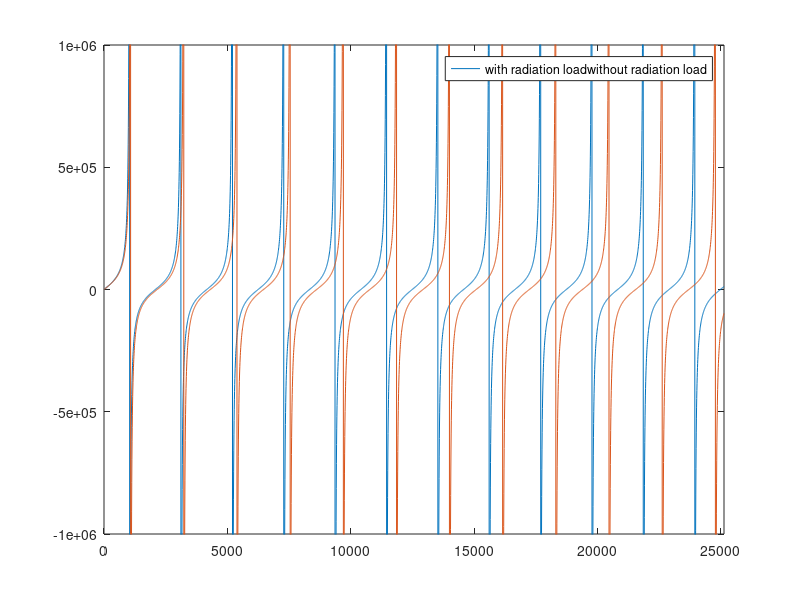

The MATLAB source for this figure: (Note: this script raises an error after producing the figure.)
clear all
%% Homework 4 - horns and pipes
% Data 

a1 = 0.05; %[m] radius of pipe 
a2 = 0.1; %[m] radius of conical horn 
L1 = 0.5; %[m] length of pipe
L2 = 0.5; % [m] length of conical horn
c = 343; %[m/s] speed of sound in air
rho = 1.25; %[kg/m2] density of air
S1 = pi*(a1)^2; %[m^2] surface of pipe section
S2 = pi*(a2)^2; %[m^2] surface of cone section (ending)
Z01 = rho*c/S1; %characteristic impedance of pipe

f = linspace(0 , 4000, 4000); %[Hz] frequency range 
omega = f.*(2*pi); %[rad/s] frequency range
k = omega./c; %[1/m] wave number
ka = k.*a1; %[-] adimensional ka for pipe only

%% question 1 Determine the frequencies of the maxima impedance
% of the cylindrical pipe only, considering the
%presence of the radiation load.

%first of all, in order to take into account radiation losses, we add a 
% virtual elongation 
%actually, DeltaL1 is a function of ka: see fig. 8.9 of Fletcher(pag. 201)
% let's take a mean value of Delta/a between 0.1 and 0.61

DeltaL1 = 0.35*a1; %[m]

L1corr = L1 + DeltaL1; 

%for an open, not flanged end pipe the input impedance is then
Zin1 = 1i*Z01*tan(k.*L1corr);

%where maxima are at
n = [1:10];

omega_max_1 = (n - 0.5).*(pi*c/L1corr);

%let's take a look at 
figure(1)
plot( omega, imag(Zin1), 'lineWidth' , 0.7);
hold on 
plot ( omega, imag(1i*Z01*tan(k.*L1)));
legend(["with radiation load", "without radiation load"])
ylim([ -1e6 1e6]);
xlim([0 2.5133e+04]);

%% Question 2 Consider now the compound horn. Determine the frequencies 
%of the first four maxima of the input impedance.

%we need to solve the follorwing equation
%the distance from the narrow end and the conic apex is x1

x1 = 0.5; 

syms x

S = zeros(1, 4);
S(1) = vpasolve(tan(x*L1corr) - cot(x*L2) - (1/(x*x1)) == 0, x, 2); % NB: remember to fplot the lhs of the equation to check for the zeros
S(2) = vpasolve(tan(x*L1corr) - cot(x*L2) - (1/(x*x1)) == 0, x, 5);
S(3) = vpasolve(tan(x*L1corr) - cot(x*L2) - (1/(x*x1)) == 0, x, 8);
S(4) = vpasolve(tan(x*L1corr) - cot(x*L2) - (1/(x*x1)) == 0, x, 11);

f_max_2 = (S*c)/(2*pi);

% syms x 
% eqn = tan(x*L1) - cot(x*L2) - (1/(x*x1)) == 0;
% for n = 1:4 
%   vpasolve(eqn ,x ,'Random',true) 
% end
% %k_max_2 = vpasolve(eqn, k); 

%% Question 3 - Determine the frequencies of the first four minima of the input impedance
%when the numerator of Zin goes to zero (see below)

%% Question 4 - Plot the impedance function in the range [0Hz, 4 kHz]

% compute separately the conical input impedance
%assuming the radiation load with the same correction of the pipe

Zc = (1i*rho*c/S1).*(1./(cot(k.*L1corr) + 1./(k.*x1)));

%then we plug into the inpute impedance of the pipe (with no radiation
%losses)

Zin2 = Z01.*((Zc.*cos(k.*L1) + 1i*Z01*sin(k.*L1))./(1i.*Zc.*sin(k.*L1) + Z01.*cos(k.*L1)));

figure(2)
plot(f, imag(Zin2))
ylim([ -1e6 1e6]);
xlim([0 4000]);


 
